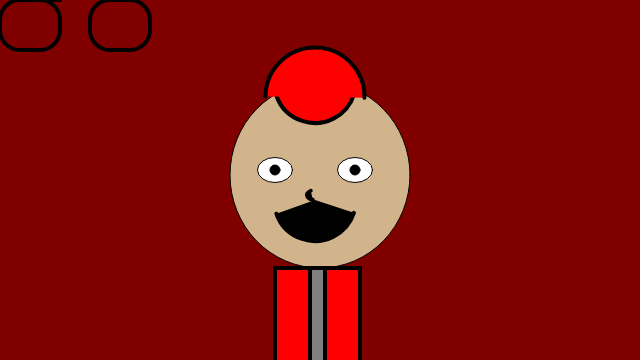
Frame 1 (no input)
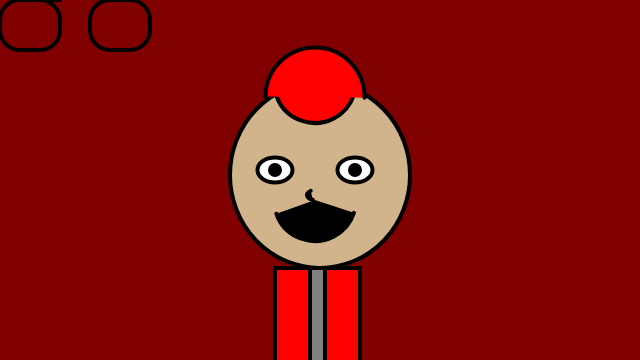
Frame 60 (no input)
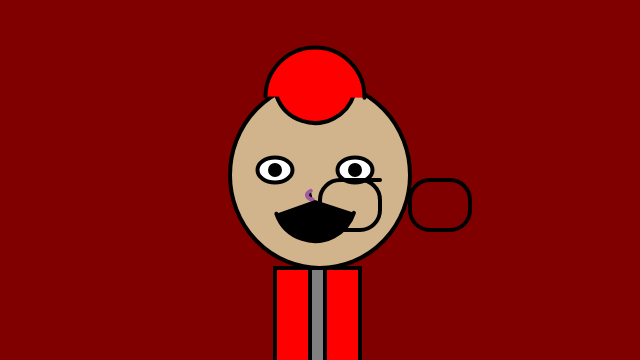
Frame 120 (the mouse pressed at the canvas centre since frame 60)

The p5.js sketch that drew these frames (run headless with seeded random() and noise() and a simulated clock; from frame 60 on, the mouse is pressed at the canvas centre):

// p5.js sketch
// ── sketch.js
function setup() {
createCanvas(640, 360);
}
function draw () {
background ('maroon');
//head
fill ('tan');
ellipse (320,175,180,186);
//eyes
fill ('white');
ellipse (275,170,35,25);
ellipse (355,170,35,25);
fill ('black');
    ellipse (275,170,10);
    ellipse (355,170,10);
  //glasses
 strokeWeight(4);
  noFill();
  rect(mouseX,mouseY,60,50,20);
  line(mouseX+40,mouseY,mouseX+60,mouseY);
  rect(mouseX+90,mouseY,60,50,20);
  //Glasses change color as they move
  stroke(mouseX/2,mouseY/2, mouseX/2);
 
 

//nose
fill ('black')
arc(315,195, 16, 10, 2, PI + QUARTER_PI, OPEN);
//mouth
stroke ('black');
fill ('black');
arc(315, 227, 15, 10, 40, PI + QUARTER_PI, OPEN);

//hat
fill ('red');
arc(315, 82, 82, 82, 82, 2.8, PI + QUARTER_PI, CHORD);
fill('red');
arc(315,97,99,99,97.4,6.3,);


//body    	
    fill ('red');
rect (275,268,85,100);
    fill('gray');
rect (310,268,15,100);

  //mustache
  fill('black')
  arc(315, 200, 82, 82, 82, 2.8,);
 


   
}
// ── contact.html
<!DOCTYPE html>
<html>
<head>
    <title>MMP-240-FINAL</title>
    <link rel="stylesheet" href="style.css">
    <link href="https://fonts.googleapis.com/css?family=Ubuntu&display=swap" rel="stylesheet">
</head>
<body>
<ul id="menu">
        <li><a href="index.html"><b><u>Home</u></b></a></li>
        <li><a href="work.html"><b><u>Design #1: Animated Self Portrait</u></b></a></li>
        <li><a href="design%202.html"><b><u>Design #2: Resume Redesign</u></b></a></li> 
        <li><a href="design%203.html"><b><u>Design #3: Typography Poster </u></b></a></li> <li><a href="contact.html"><b><u>Contact Me</u></b></a></li>
    </ul>
    <br><br><br><h1><b><u>Contact:</u></b></h1>
   
    <br><br><h2><b><u>Phone: </u></b>&nbsp;&nbsp;&nbsp;&nbsp;(929)-384-4272</h2><br><br><h2><b><u>Email:</u></b><br><br><li id="mecaemail">sammy.touati@meca-nyc.org</li><br><br>
    <li id="bmccemail">sammy.touati@stu.bmcc.cuny.edu</li><br><br><br>
    
    <br><b><U>Education:</U></b></h2><br><li id="graduation">Graduated from the Manhattan Early College School for Advertising.</li><br><br><li id="current">Currently attending the Borough of Manhattan Community College, until the end of the Sprimg Semester of 2020.</li>
    
    <br><br><br><h2><b><u>Location of College:</u></b></h2><iframe src="https://www.google.com/maps/embed?pb=!1m18!1m12!1m3!1d3023.9638597880385!2d-74.0137328838204!3d40.718812079331144!2m3!1f0!2f0!3f0!3m2!1i1024!2i768!4f13.1!3m3!1m2!1s0x89c25bf99fb22b7b%3A0x99150f0c2ef98586!2s199%20Chambers%20St%2C%20New%20York%2C%20NY%2010007!5e0!3m2!1sen!2sus!4v1576699653651!5m2!1sen!2sus" width="600" height="450" frameborder="0" style="border:0;" allowfullscreen=""></iframe>
</body>
</html>

// ── design 2.html
<!DOCTYPE html>
<html>
<head>
    <meta charset="utf-8">
    <title>MMP-240-FINAL</title>
    <link rel="stylesheet" href="style.css">
   
    <link href="https://fonts.googleapis.com/css?family=Ubuntu&display=swap" rel="stylesheet">
</head>
<body>
<ul id="menu">
        <li><a href="index.html"><b><u>Home</u></b></a></li>
        <li><a href="work.html"><b><u>Design #1: Animated Self Portrait</u></b></a></li>
        <li><a href="design%202.html"><b><u>Design #2: Resume Redesign</u></b></a></li> 
        <li><a href="design%203.html"><b><u>Design #3: Typography Poster </u></b></a></li> <li><a href="contact.html"><b><u>Contact Me</u></b></a></li>
    </ul>
    <br><br><br><h1><b><u>Resume Redesign:</u></b></h1>
    <br><br><h3>This is a redesign of my resume in which I made in one of my past Typography classes. I used Adobe Indesign, to change the fonts of the texts, and make the typefaces stand out and change the resume in a design aspect.</h3><br><br>&nbsp;&nbsp;&nbsp;&nbsp;&nbsp;&nbsp;&nbsp;&nbsp;&nbsp;&nbsp;&nbsp;<img src="Sammy.RESUMEDESIGN.png" alt="resume" width="600" height="700">
    
</body>
</html>

// ── design 3.html
<!DOCTYPE html>
<html>
<head>
    <meta charset="utf-8">
    <title>MMP-240-FINAL</title>
    <link rel="stylesheet" href="style.css">
   
    <link href="https://fonts.googleapis.com/css?family=Ubuntu&display=swap" rel="stylesheet">
</head>
<body>
<ul id="menu">
        <li><a href="index.html"><b><u>Home</u></b></a></li>
        <li><a href="work.html"><b><u>Design #1: Animated Self Portrait</u></b></a></li>
        <li><a href="design%202.html"><b><u>Design #2: Resume Redesign</u></b></a></li> 
        <li><a href="design%203.html"><b><u>Design #3: Typography Poster </u></b></a></li> <li><a href="contact.html"><b><u>Contact Me</u></b></a></li>
    </ul>
    <br><br><br><h1><b><u>Typography Poster Design:</u></b></h1>
    <br><br><h3>For this Design, the goal was to make a poster to redesign a typography website. For this project, I used Adobe XD, and changed up the typeface from the original one shown on the website. I wanted to make the title of the whole Typography Festival stand out, which is why I used the black and white checker pattern to enhance the appearance of the main title text as well. </h3><br><br>&nbsp;&nbsp;&nbsp;&nbsp;&nbsp;&nbsp;&nbsp;&nbsp;&nbsp;&nbsp;&nbsp;&nbsp;&nbsp;&nbsp;&nbsp;&nbsp;<img src="TYPE%20POSTER%20MMP%20460.png" alt="typeposter" width="440" height="900">
    
</body>
</html>

// ── style.css
body {
    color: midnightblue;
    background-color: skyblue;
    font-family: "Ubuntu";
}




ul {
  list-style-type: none;
  margin: 0;
  padding: 0;
  overflow: hidden;
  background-color: #333333;
}

li {
  float: left;
}

li a {
  display: block;
  color: skyblue;
  text-align: center;
  padding: 16px;
  text-decoration: none;
}

li a:hover {
  background-color: royalblue;
}


#mecaemail{
    font-size: 20px;
}

#bmccemail{
    font-size:20px;
}

#graduation{
    font-size:20px;
}

#current{
    font-size:20px;
}
// ── work.html
<!DOCTYPE html>
<html>
<head>
    <meta charset="utf-8">
    <title>MMP-240-FINAL</title>
    <link rel="stylesheet" href="style.css">
    <div class="p5"><script id="p.5" src="sketch.js"></script>
    <script id="p5" src="p5.js"></script>
    </div>
    
    
    
    
    
    <link href="https://fonts.googleapis.com/css?family=Ubuntu&display=swap" rel="stylesheet">
</head>
<body>
<ul id="menu">
        <li><a href="index.html"><b><u>Home</u></b></a></li>
        <li><a href="work.html"><b><u>Design #1: Animated Self Portrait</u></b></a></li>
        <li><a href="design%202.html"><b><u>Design #2: Resume Redesign</u></b></a></li> 
        <li><a href="design%203.html"><b><u>Design #3: Typography Poster </u></b></a></li> <li><a href="contact.html"><b><u>Contact Me</u></b></a></li>
    </ul>
    <br><br><br><h1><b><u>Animated Self-Portrait:</u></b></h1>
    <br><br><h3>This is an animated self portait design, drawn using JavaScript (p5 was the software). I made this design for my class MMP 210. It lets one hover the mouse over the drawing, and a pair of my glasses will follow the hovering of the mouse as well. And the extra mustache was out of boredom :)</h3><br><br>
    
</body>
</html>
